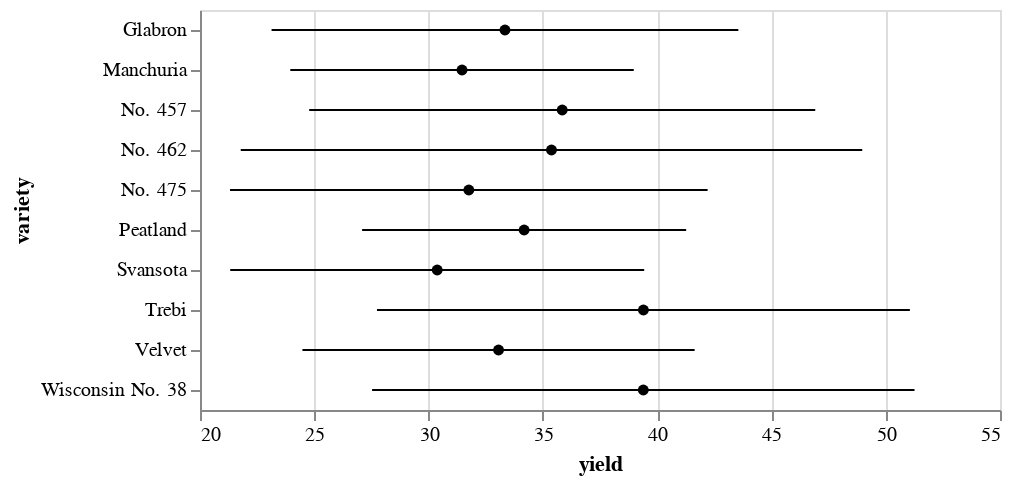

Notebook source saved alongside this figure:
### Code cell
#Error Bars with Standard Deviation
import altair as alt
from vega_datasets import data

source = data.barley()

error_bars = alt.Chart(source).mark_errorbar(extent='stdev').encode(
  x=alt.X('yield:Q', scale=alt.Scale(zero=False)),
  y=alt.Y('variety:N')
)

points = alt.Chart(source).mark_point(filled=True, color='black').encode(
  x=alt.X('yield:Q', aggregate='mean'),
  y=alt.Y('variety:N'),
)

error_bars + points

### Figure 1 — Vega-Lite specification as saved in the notebook (floating-point values rounded to 4 significant figures)
{"config": {"view": {"continuousWidth": 400, "continuousHeight": 300}}, "layer": [{"mark": {"type": "errorbar", "extent": "stdev"}, "encoding": {"x": {"field": "yield", "scale": {"zero": false}, "type": "quantitative"}, "y": {"field": "variety", "type": "nominal"}}}, {"mark": {"type": "point", "color": "black", "filled": true}, "encoding": {"x": {"aggregate": "mean", "field": "yield", "type": "quantitative"}, "y": {"field": "variety", "type": "nominal"}}}], "data": {"name": "data-093ece8c35bb2d41094cfb6138ec810b"}, "$schema": "https://vega.github.io/schema/vega-lite/v4.17.0.json", "datasets": {"data-093ece8c35bb2d41094cfb6138ec810b": [{"yield": 27.0, "variety": "Manchuria", "year": 1931, "site": "University Farm"}, {"yield": 48.87, "variety": "Manchuria", "year": 1931, "site": "Waseca"}, {"yield": 27.43, "variety": "Manchuria", "year": 1931, "site": "Morris"}, {"yield": 39.93, "variety": "Manchuria", "year": 1931, "site": "Crookston"}, {"yield": 32.97, "variety": "Manchuria", "year": 1931, "site": "Grand Rapids"}, {"yield": 28.97, "variety": "Manchuria", "year": 1931, "site": "Duluth"}, {"yield": 43.07, "variety": "Glabron", "year": 1931, "site": "University Farm"}, {"yield": 55.2, "variety": "Glabron", "year": 1931, "site": "Waseca"}, {"yield": 28.77, "variety": "Glabron", "year": 1931, "site": "Morris"}, {"yield": 38.13, "variety": "Glabron", "year": 1931, "site": "Crookston"}, {"yield": 29.13, "variety": "Glabron", "year": 1931, "site": "Grand Rapids"}, {"yield": 29.67, "variety": "Glabron", "year": 1931, "site": "Duluth"}, {"yield": 35.13, "variety": "Svansota", "year": 1931, "site": "University Farm"}, {"yield": 47.33, "variety": "Svansota", "year": 1931, "site": "Waseca"}, {"yield": 25.77, "variety": "Svansota", "year": 1931, "site": "Morris"}, {"yield": 40.47, "variety": "Svansota", "year": 1931, "site": "Crookston"}, {"yield": 29.67, "variety": "Svansota", "year": 1931, "site": "Grand Rapids"}, {"yield": 25.7, "variety": "Svansota", "year": 1931, "site": "Duluth"}, {"yield": 39.9, "variety": "Velvet", "year": 1931, "site": "University Farm"}, {"yield": 50.23, "variety": "Velvet", "year": 1931, "site": "Waseca"}, {"yield": 26.13, "variety": "Velvet", "year": 1931, "site": "Morris"}, {"yield": 41.33, "variety": "Velvet", "year": 1931, "site": "Crookston"}, {"yield": 23.03, "variety": "Velvet", "year": 1931, "site": "Grand Rapids"}, {"yield": 26.3, "variety": "Velvet", "year": 1931, "site": "Duluth"}, {"yield": 36.57, "variety": "Trebi", "year": 1931, "site": "University Farm"}, {"yield": 63.83, "variety": "Trebi", "year": 1931, "site": "Waseca"}, {"yield": 43.77, "variety": "Trebi", "year": 1931, "site": "Morris"}, {"yield": 46.93, "variety": "Trebi", "year": 1931, "site": "Crookston"}, {"yield": 29.77, "variety": "Trebi", "year": 1931, "site": "Grand Rapids"}, {"yield": 33.93, "variety": "Trebi", "year": 1931, "site": "Duluth"}, {"yield": 43.27, "variety": "No. 457", "year": 1931, "site": "University Farm"}, {"yield": 58.1, "variety": "No. 457", "year": 1931, "site": "Waseca"}, {"yield": 28.7, "variety": "No. 457", "year": 1931, "site": "Morris"}, {"yield": 45.67, "variety": "No. 457", "year": 1931, "site": "Crookston"}, {"yield": 32.17, "variety": "No. 457", "year": 1931, "site": "Grand Rapids"}, {"yield": 33.6, "variety": "No. 457", "year": 1931, "site": "Duluth"}, {"yield": 36.6, "variety": "No. 462", "year": 1931, "site": "University Farm"}, {"yield": 65.77, "variety": "No. 462", "year": 1931, "site": "Waseca"}, {"yield": 30.37, "variety": "No. 462", "year": 1931, "site": "Morris"}, {"yield": 48.57, "variety": "No. 462", "year": 1931, "site": "Crookston"}, {"yield": 24.93, "variety": "No. 462", "year": 1931, "site": "Grand Rapids"}, {"yield": 28.1, "variety": "No. 462", "year": 1931, "site": "Duluth"}, {"yield": 32.77, "variety": "Peatland", "year": 1931, "site": "University Farm"}, {"yield": 48.57, "variety": "Peatland", "year": 1931, "site": "Waseca"}, {"yield": 29.87, "variety": "Peatland", "year": 1931, "site": "Morris"}, {"yield": 41.6, "variety": "Peatland", "year": 1931, "site": "Crookston"}, {"yield": 34.7, "variety": "Peatland", "year": 1931, "site": "Grand Rapids"}, {"yield": 32.0, "variety": "Peatland", "year": 1931, "site": "Duluth"}, {"yield": 24.67, "variety": "No. 475", "year": 1931, "site": "University Farm"}, {"yield": 46.77, "variety": "No. 475", "year": 1931, "site": "Waseca"}, {"yield": 22.6, "variety": "No. 475", "year": 1931, "site": "Morris"}, {"yield": 44.1, "variety": "No. 475", "year": 1931, "site": "Crookston"}, {"yield": 19.7, "variety": "No. 475", "year": 1931, "site": "Grand Rapids"}, {"yield": 33.07, "variety": "No. 475", "year": 1931, "site": "Duluth"}, {"yield": 39.3, "variety": "Wisconsin No. 38", "year": 1931, "site": "University Farm"}, {"yield": 58.8, "variety": "Wisconsin No. 38", "year": 1931, "site": "Waseca"}, {"yield": 29.47, "variety": "Wisconsin No. 38", "year": 1931, "site": "Morris"}, {"yield": 49.87, "variety": "Wisconsin No. 38", "year": 1931, "site": "Crookston"}, {"yield": 34.47, "variety": "Wisconsin No. 38", "year": 1931, "site": "Grand Rapids"}, {"yield": 31.6, "variety": "Wisconsin No. 38", "year": 1931, "site": "Duluth"}, {"yield": 26.9, "variety": "Manchuria", "year": 1932, "site": "University Farm"}, {"yield": 33.47, "variety": "Manchuria", "year": 1932, "site": "Waseca"}, {"yield": 34.37, "variety": "Manchuria", "year": 1932, "site": "Morris"}, {"yield": 32.97, "variety": "Manchuria", "year": 1932, "site": "Crookston"}, {"yield": 22.13, "variety": "Manchuria", "year": 1932, "site": "Grand Rapids"}, {"yield": 22.57, "variety": "Manchuria", "year": 1932, "site": "Duluth"}, {"yield": 36.8, "variety": "Glabron", "year": 1932, "site": "University Farm"}, {"yield": 37.73, "variety": "Glabron", "year": 1932, "site": "Waseca"}, {"yield": 35.13, "variety": "Glabron", "year": 1932, "site": "Morris"}, {"yield": 26.17, "variety": "Glabron", "year": 1932, "site": "Crookston"}, {"yield": 14.43, "variety": "Glabron", "year": 1932, "site": "Grand Rapids"}, {"yield": 25.87, "variety": "Glabron", "year": 1932, "site": "Duluth"}, {"yield": 27.43, "variety": "Svansota", "year": 1932, "site": "University Farm"}, {"yield": 38.5, "variety": "Svansota", "year": 1932, "site": "Waseca"}, {"yield": 35.03, "variety": "Svansota", "year": 1932, "site": "Morris"}, {"yield": 20.63, "variety": "Svansota", "year": 1932, "site": "Crookston"}, {"yield": 16.63, "variety": "Svansota", "year": 1932, "site": "Grand Rapids"}, {"yield": 22.23, "variety": "Svansota", "year": 1932, "site": "Duluth"}, {"yield": 26.8, "variety": "Velvet", "year": 1932, "site": "University Farm"}, {"yield": 37.4, "variety": "Velvet", "year": 1932, "site": "Waseca"}, {"yield": 38.83, "variety": "Velvet", "year": 1932, "site": "Morris"}, {"yield": 32.07, "variety": "Velvet", "year": 1932, "site": "Crookston"}, {"yield": 32.23, "variety": "Velvet", "year": 1932, "site": "Grand Rapids"}, {"yield": 22.47, "variety": "Velvet", "year": 1932, "site": "Duluth"}, {"yield": 29.07, "variety": "Trebi", "year": 1932, "site": "University Farm"}, {"yield": 49.23, "variety": "Trebi", "year": 1932, "site": "Waseca"}, {"yield": 46.63, "variety": "Trebi", "year": 1932, "site": "Morris"}, {"yield": 41.83, "variety": "Trebi", "year": 1932, "site": "Crookston"}, {"yield": 20.63, "variety": "Trebi", "year": 1932, "site": "Grand Rapids"}, {"yield": 30.6, "variety": "Trebi", "year": 1932, "site": "Duluth"}, {"yield": 26.43, "variety": "No. 457", "year": 1932, "site": "University Farm"}, {"yield": 42.2, "variety": "No. 457", "year": 1932, "site": "Waseca"}, {"yield": 43.53, "variety": "No. 457", "year": 1932, "site": "Morris"}, {"yield": 34.33, "variety": "No. 457", "year": 1932, "site": "Crookston"}, {"yield": 19.47, "variety": "No. 457", "year": 1932, "site": "Grand Rapids"}, {"yield": 22.7, "variety": "No. 457", "year": 1932, "site": "Duluth"}, {"yield": 25.57, "variety": "No. 462", "year": 1932, "site": "University Farm"}, {"yield": 44.7, "variety": "No. 462", "year": 1932, "site": "Waseca"}, {"yield": 47.0, "variety": "No. 462", "year": 1932, "site": "Morris"}, {"yield": 30.53, "variety": "No. 462", "year": 1932, "site": "Crookston"}, {"yield": 19.9, "variety": "No. 462", "year": 1932, "site": "Grand Rapids"}, {"yield": 22.5, "variety": "No. 462", "year": 1932, "site": "Duluth"}, {"yield": 28.07, "variety": "Peatland", "year": 1932, "site": "University Farm"}, {"yield": 36.03, "variety": "Peatland", "year": 1932, "site": "Waseca"}, {"yield": 43.2, "variety": "Peatland", "year": 1932, "site": "Morris"}, {"yield": 25.23, "variety": "Peatland", "year": 1932, "site": "Crookston"}, {"yield": 26.77, "variety": "Peatland", "year": 1932, "site": "Grand Rapids"}, {"yield": 31.37, "variety": "Peatland", "year": 1932, "site": "Duluth"}, {"yield": 30.0, "variety": "No. 475", "year": 1932, "site": "University Farm"}, {"yield": 41.27, "variety": "No. 475", "year": 1932, "site": "Waseca"}, {"yield": 44.23, "variety": "No. 475", "year": 1932, "site": "Morris"}, {"yield": 32.13, "variety": "No. 475", "year": 1932, "site": "Crookston"}, {"yield": 15.23, "variety": "No. 475", "year": 1932, "site": "Grand Rapids"}, {"yield": 27.37, "variety": "No. 475", "year": 1932, "site": "Duluth"}, {"yield": 38.0, "variety": "Wisconsin No. 38", "year": 1932, "site": "University Farm"}, {"yield": 58.17, "variety": "Wisconsin No. 38", "year": 1932, "site": "Waseca"}, {"yield": 47.17, "variety": "Wisconsin No. 38", "year": 1932, "site": "Morris"}, {"yield": 35.9, "variety": "Wisconsin No. 38", "year": 1932, "site": "Crookston"}, {"yield": 20.67, "variety": "Wisconsin No. 38", "year": 1932, "site": "Grand Rapids"}, {"yield": 29.33, "variety": "Wisconsin No. 38", "year": 1932, "site": "Duluth"}]}}
